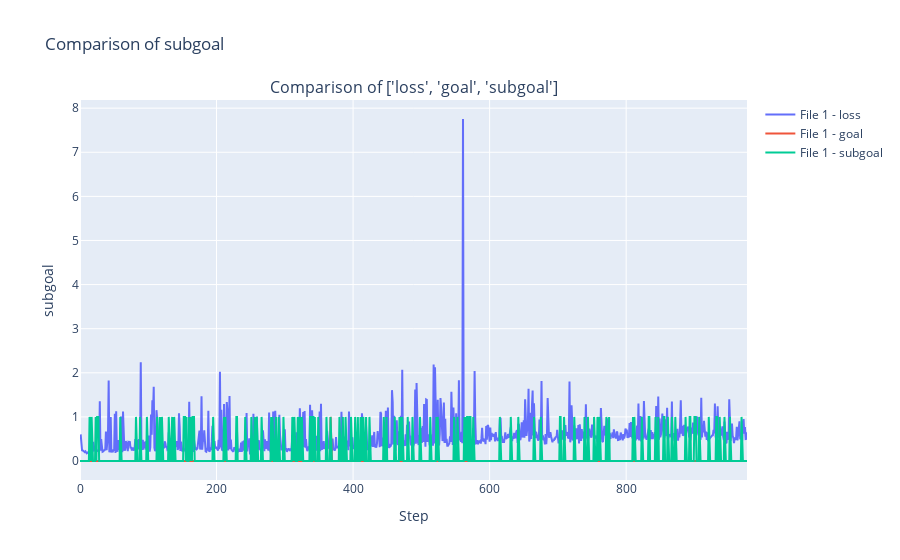
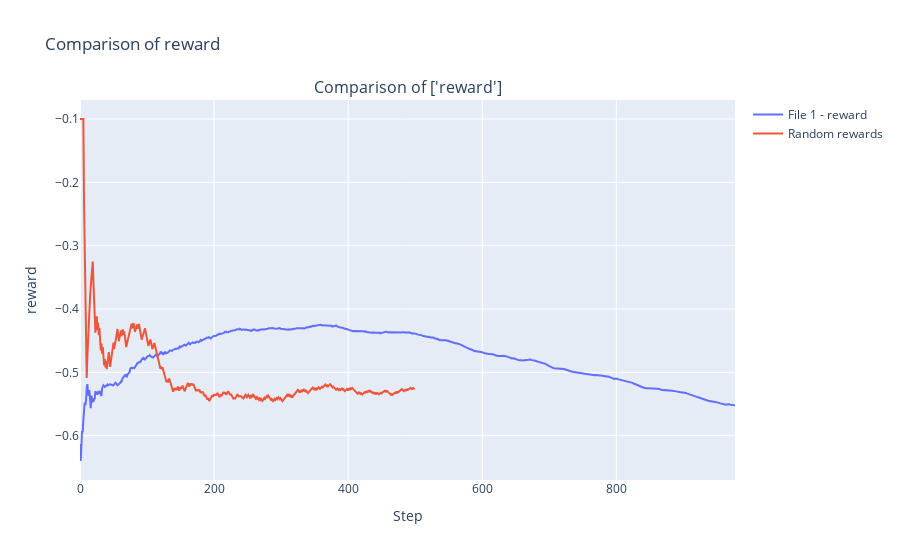

Notebook source saved alongside these figures, in order:
### Code cell
import json
import plotly.graph_objs as go
from plotly.subplots import make_subplots

# Function to load JSON file
def load_json(file_path):
    with open(file_path, 'r') as f:
        data = json.load(f)
    return data

# Load JSON files
count = ''
files = []
data = []
while True:
    file = '../metrics' + str(count) + '.json'
    print(file)
    try:
        data.append(load_json(file_path=file))
    except:
        break
    if count == '':
        count = 1
    else:
        count += 1


for filepath in files:
    data.append(load_json(file_path=filepath))

# Plot comparison of a specific field using Plotly
def plot_comparison(fields, data, random_last=False):
    fig = make_subplots(rows=1, cols=1, subplot_titles=[f'Comparison of {fields}'])
    
    # Add traces for each file
    for field in fields:
        for i, d in enumerate(data):
            field_data = d.get(field, [])
            if len(field_data) > 0 and isinstance(field_data[0], bool):
                field_data = list(map(lambda x: float(x), field_data))
            if i == len(data) - 1 and random_last:
                fig.add_trace(go.Scatter(y=field_data, mode='lines', name=f'Random rewards'))
            else:
                fig.add_trace(go.Scatter(y=field_data, mode='lines', name=f'File {i+1} - {field}'))
    # Customize layout
    fig.update_layout(
        title=f'Comparison of {field}',
        xaxis_title='Step',
        yaxis_title=field,
        showlegend=True,
        hovermode="x"
    )
    
    # Show the interactive plot
    fig.show()

# Plot losses
plot_comparison(['loss', 'goal', 'subgoal'], data)


random = load_json('../random_rewards.json')
data.append(random)
# Plot avg_rewards
plot_comparison(['reward'], data, random_last=True)

### Figure 1 — Plotly figure (JSON) as saved in the notebook; plotly's stock layout.template omitted (floating-point values rounded to 4 significant figures; data arrays with more than 128 entries replaced by an {"elided": "..."} marker saying what was removed)
{"data": [{"mode": "lines", "name": "File 1 - loss", "type": "scatter", "y": {"elided": "978 float values"}}, {"mode": "lines", "name": "File 1 - goal", "type": "scatter", "y": {"elided": "978 int values"}}, {"mode": "lines", "name": "File 1 - subgoal", "type": "scatter", "y": {"elided": "978 int values"}}], "layout": {"annotations": [{"font": {"size": 16}, "showarrow": false, "text": "Comparison of ['loss', 'goal', 'subgoal']", "x": 0.5, "xanchor": "center", "xref": "paper", "y": 1, "yanchor": "bottom", "yref": "paper"}], "hovermode": "x", "showlegend": true, "title": {"text": "Comparison of subgoal"}, "xaxis": {"anchor": "y", "domain": [0, 1], "title": {"text": "Step"}}, "yaxis": {"anchor": "x", "domain": [0, 1], "title": {"text": "subgoal"}}}}

### Figure 2 — Plotly figure (JSON) as saved in the notebook; plotly's stock layout.template omitted (floating-point values rounded to 4 significant figures; data arrays with more than 128 entries replaced by an {"elided": "..."} marker saying what was removed)
{"data": [{"mode": "lines", "name": "File 1 - reward", "type": "scatter", "y": {"elided": "978 float values"}}, {"mode": "lines", "name": "Random rewards", "type": "scatter", "y": {"elided": "500 float values"}}], "layout": {"annotations": [{"font": {"size": 16}, "showarrow": false, "text": "Comparison of ['reward']", "x": 0.5, "xanchor": "center", "xref": "paper", "y": 1, "yanchor": "bottom", "yref": "paper"}], "hovermode": "x", "showlegend": true, "title": {"text": "Comparison of reward"}, "xaxis": {"anchor": "y", "domain": [0, 1], "title": {"text": "Step"}}, "yaxis": {"anchor": "x", "domain": [0, 1], "title": {"text": "reward"}}}}
